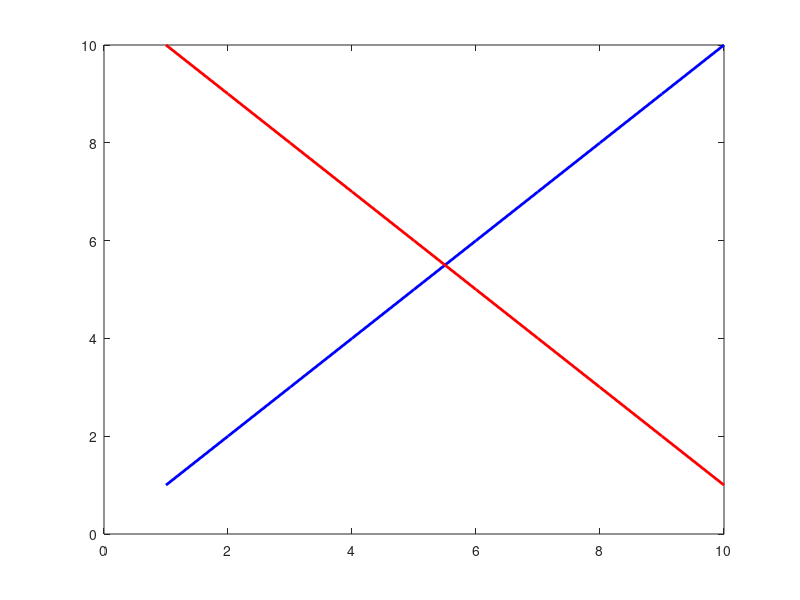

Write the MATLAB code that produced this figure. (Note: this script raises an error after producing the figure.)
% various demonstrations of how place_r_and_pval_2 works

% case where two correlations go in opposite ways
figure;
x = 1:10;
y1 = 1:10;
y2 = 10:-1:1;
lWidth = 2;
plot(x, y1,'b','LineWidth', lWidth);
hold on;
plot(x, y2,'r','LineWidth', lWidth);

% correlation 1
r_corr1 = 0.25;
pval1 = 0.025;
col1 = 'b';
% correlation 2
r_corr2 = -0.45;
pval2 = 0.000001;
col2 = 'r';

place_r_and_pval_2(r_corr1, pval1, col1,...
    r_corr2, pval2, col2);


% case where two correlations go in same way
figure;
x = 1:10;
y1 = 1:10;
y2 = 1:2:20;
lWidth = 2;
plot(x, y1,'b','LineWidth', lWidth);
hold on;
plot(x, y2,'r','LineWidth', lWidth);

% correlation 1
r_corr1 = 0.25;
pval1 = 0.025;
col1 = 'b';
% correlation 2
r_corr2 = 0.45;
pval2 = 0.000001;
col2 = 'r';

place_r_and_pval_2(r_corr1, pval1, col1,...
    r_corr2, pval2, col2);